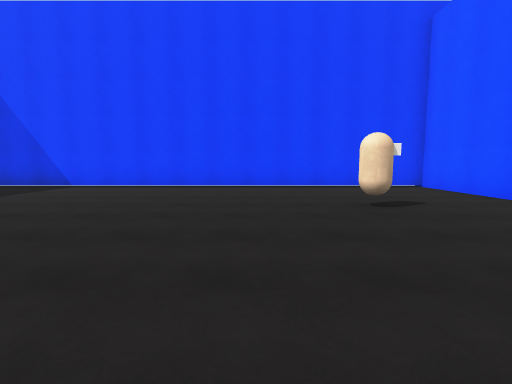
[1] (above)

20 first-person views from a walk through a scene from a Unity 3-D project. The camera is 1.4 m above the floor, tilts 6° down and sees 85° across. The floor is counted in squares, 2 m on a side. Each view is taken from the middle of a square. On the plan, view 1 faces up. The plan holds only what a view shows up to about 9 squares ahead; the rest is blank. The place goes on beyond the plan. The player is left out. Surface patterns are stand-ins for the level's own textures.

[2]
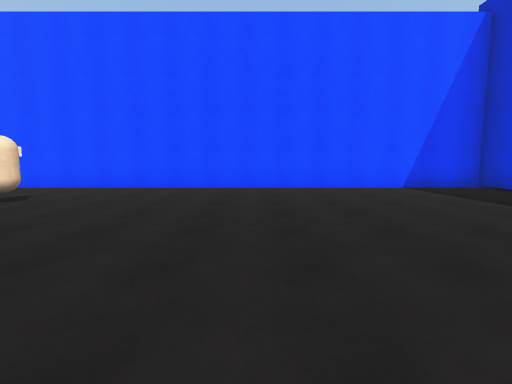

[3]
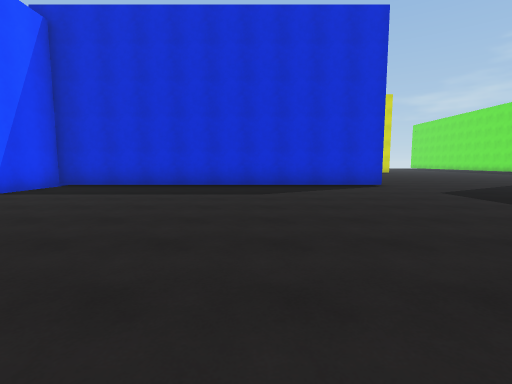

[4]
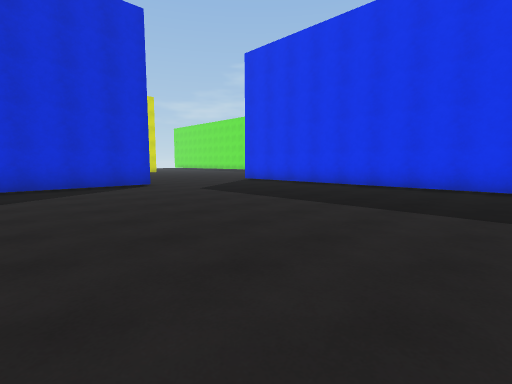

[5]
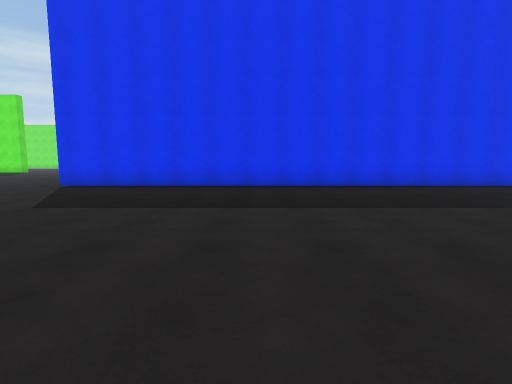

[6]
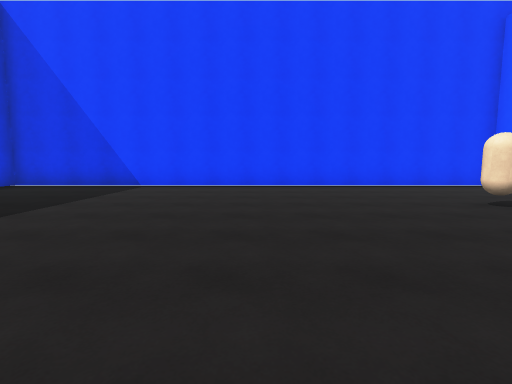

[7]
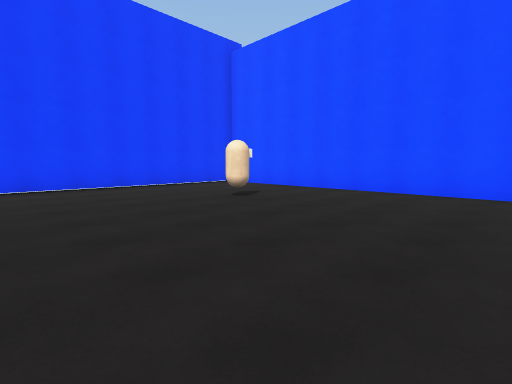

[8]
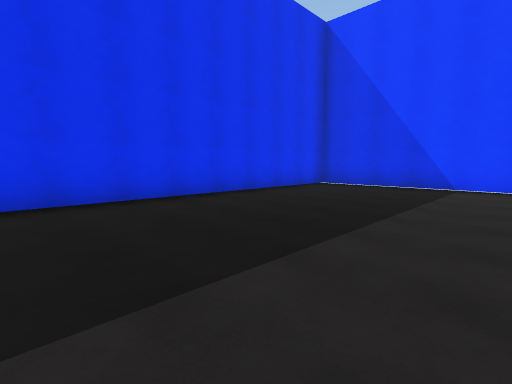

[9]
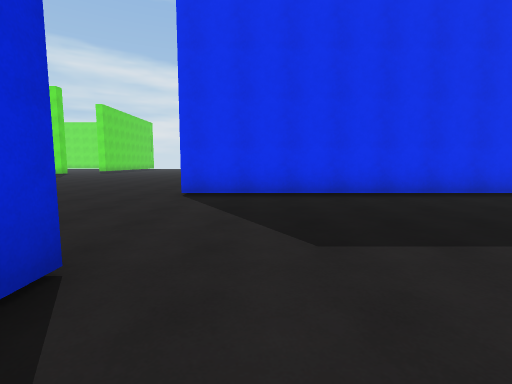

[10]
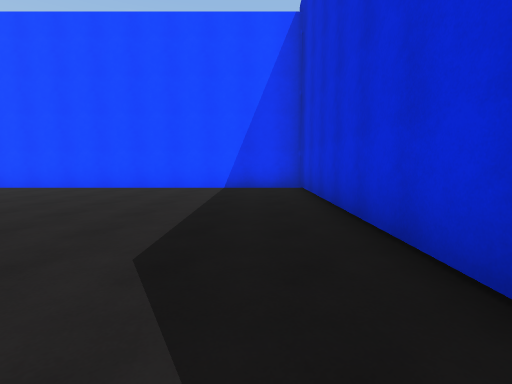

[11]
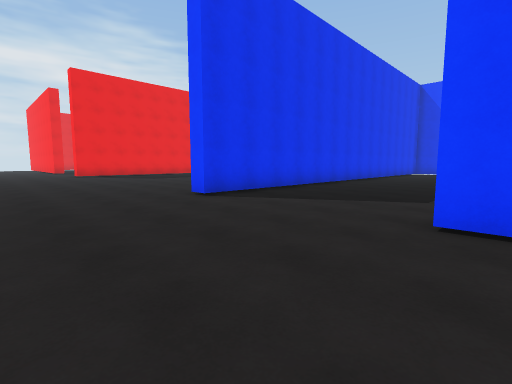

[12]
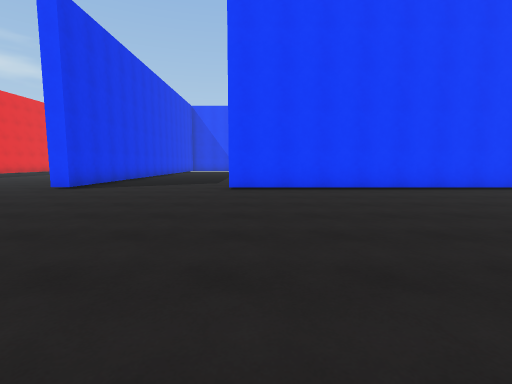

[13]
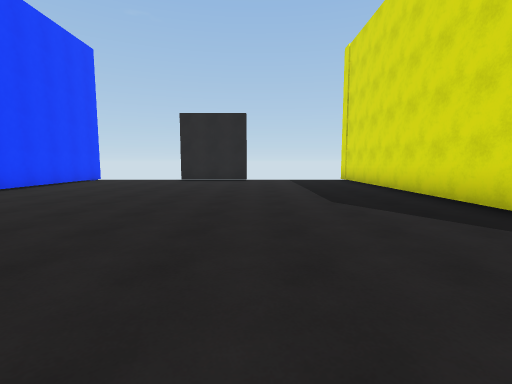

[14]
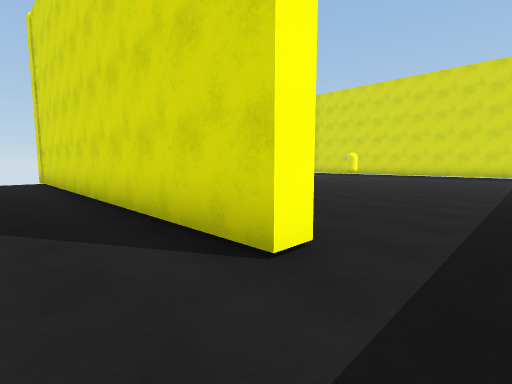

[15]
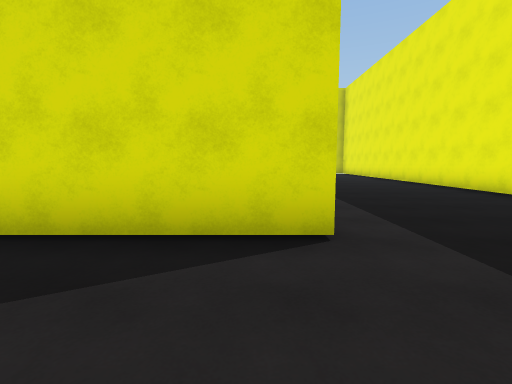

[16]
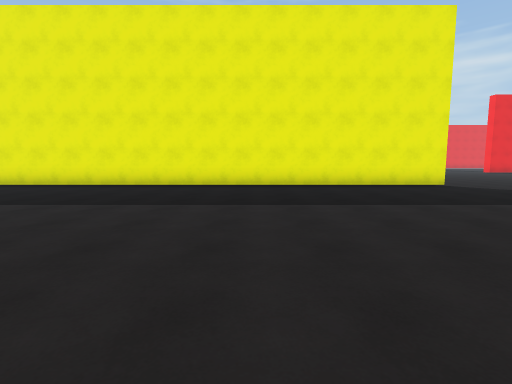

[17]
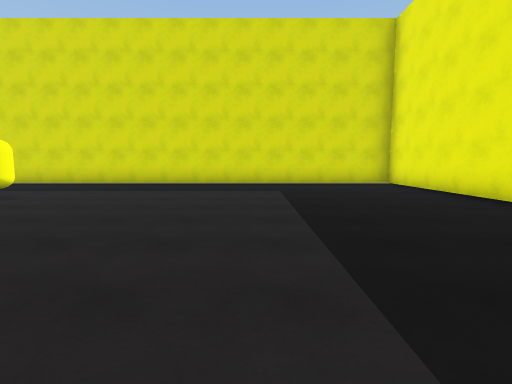

[18]
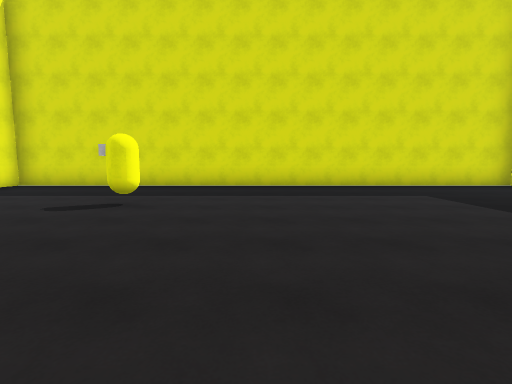

[19]
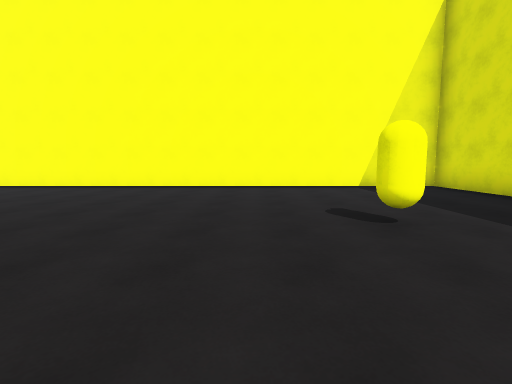

[20]
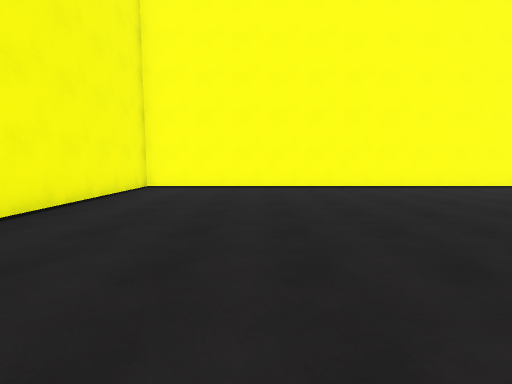

### Floor plan
Ten units are one square. View 1 is at (0, 0); x grows to the right and y downward. Boxes are objects, and circles mark ways between rooms. Rooms are numbered by the first view taken in them; rooms with no view inside come last. Other rooms are left out.
<svg viewBox="-145 -85 202 400">
<path fill="none" stroke="#000" d="M-48 62 48 62 48 -80 -90 -80 -90 67 -95 67M-93 164 -93 184M-47 170 -47 165 52 165M31 67 -48 67M-93 184 -93 310 48 310 48 170 2 170"/>
<rect x="15" y="-55" width="10" height="10" fill="#bbb"><title>other object</title></rect>
<rect x="-5" y="275" width="10" height="10" fill="#bbb"><title>other object</title></rect>
<circle cx="-70" cy="68" r="3" fill="#2a7"/>
<circle cx="-65" cy="188" r="3" fill="#2a7"/>
<text x="-20" y="-10">1</text>
<text x="-140" y="120">2</text>
<text x="-20" y="240">3</text>
</svg>
Room 1 opens to room 2. Room 2 opens to room 3.

Where each view was taken, in squares from view 1:
view 1: 0 up, 0 right, facing up
view 2: 0 up, 3 left, facing right
view 3: 2 up, 1 left, facing down
view 4: 2 up, 1 left, facing down-left
view 5: 1 down, 1 left, facing left
view 6: 0 up, 2 left, facing up
view 7: 0 up, 2 left, facing up-right
view 8: 0 up, 4 left, facing up-left
view 9: 5 down, 3 left, facing left
view 10: 5 down, 3 left, facing right
view 11: 10 down, 4 left, facing up-left
view 12: 14 down, 4 left, facing up
view 13: 13 down, 6 left, facing right
view 14: 15 down, 6 left, facing down-right
view 15: 14 down, 4 left, facing down
view 16: 22 down, 1 left, facing left
view 17: 22 down, 5 left, facing down
view 18: 23 down, 2 left, facing down
view 19: 26 down, 3 left, facing right
view 20: 20 down, 3 left, facing right
